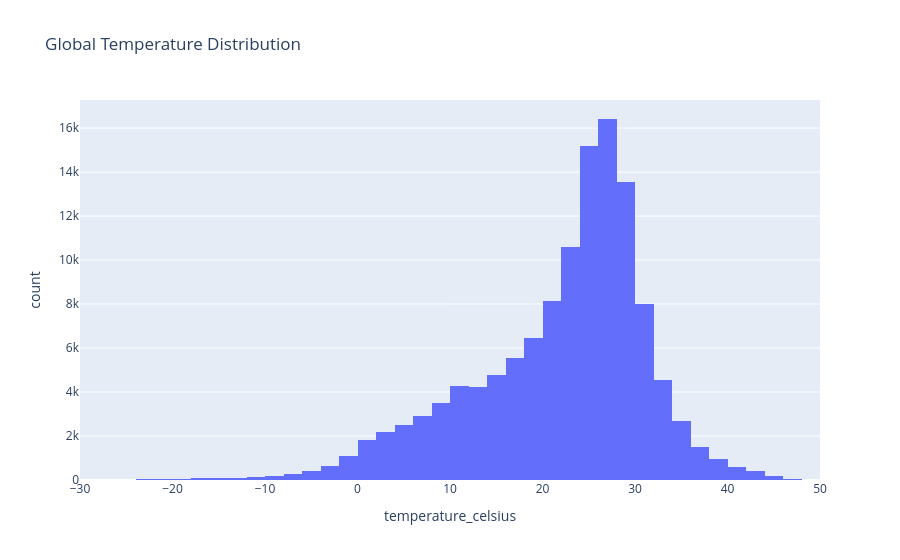

Source (notebook cell):
### Code cell
import plotly.express as px
#Temperature Distribution
px.histogram(df,
             x='temperature_celsius',
             nbins=60,
             title='Global Temperature Distribution')

### Figure 1 — Plotly figure (JSON) as saved in the notebook; plotly's stock layout.template omitted (floating-point values rounded to 4 significant figures; data arrays with more than 128 entries replaced by an {"elided": "..."} marker saying what was removed)
{"data": [{"bingroup": "x", "hovertemplate": "temperature_celsius=%{x}<br>count=%{y}<extra></extra>", "legendgroup": "", "marker": {"color": "#636efa", "pattern": {"shape": ""}}, "name": "", "nbinsx": 60, "orientation": "v", "showlegend": false, "type": "histogram", "x": {"elided": "124331 float values"}, "xaxis": "x", "yaxis": "y"}], "layout": {"barmode": "relative", "legend": {"tracegroupgap": 0}, "title": {"text": "Global Temperature Distribution"}, "xaxis": {"anchor": "y", "domain": [0, 1], "title": {"text": "temperature_celsius"}}, "yaxis": {"anchor": "x", "domain": [0, 1], "title": {"text": "count"}}}}
